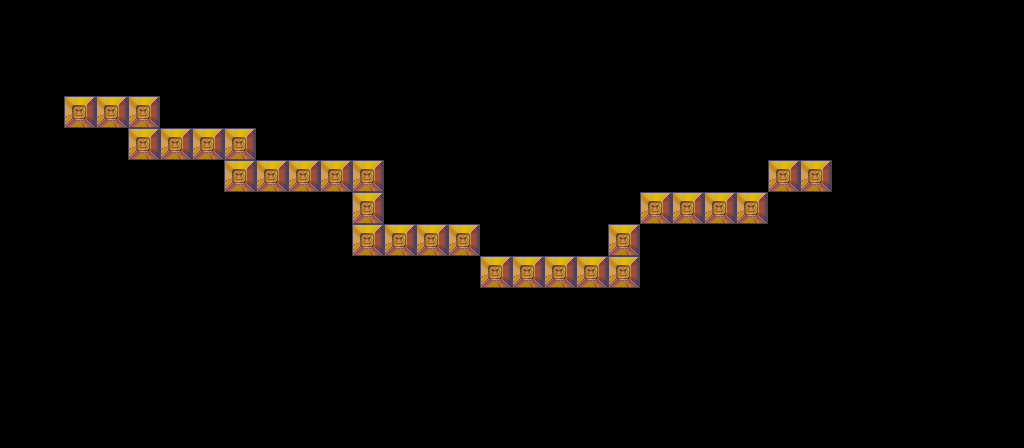

Tiled map render using the project's own tile images. Description and the map definition, with tile-layer contents summarised, below:
An orthogonal 32x14 tile map with 32x32 px tiles, 1 tile layer (Ground).

<map version="1.2" tiledversion="1.3.4" orientation="orthogonal" renderorder="right-down" width="32" height="14" tilewidth="32" tileheight="32" infinite="0" nextlayerid="2" nextobjectid="1">
 <editorsettings>
  <export target="level-1.json" format="json" />
 </editorsettings>
 <tileset firstgid="1" name="world-1" tilewidth="32" tileheight="32" spacing="2" margin="1" tilecount="9" columns="3">
  <image source="../tiles/groundtiles.png" trans="ff00ff" width="102" height="102" />
 </tileset>
 <layer id="1" name="Ground" width="32" height="14">
  <data>[448 cells, 29 non-empty, 1 distinct tile ids]</data>
 </layer>
</map>